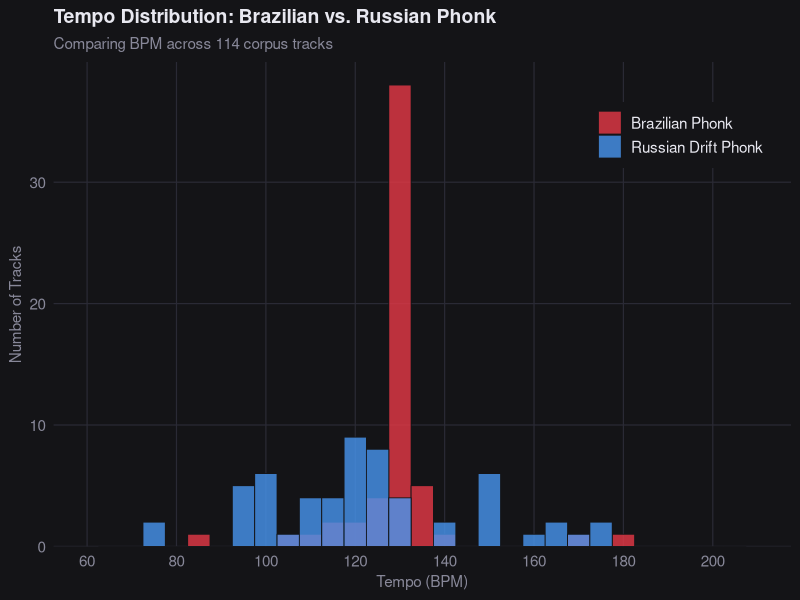
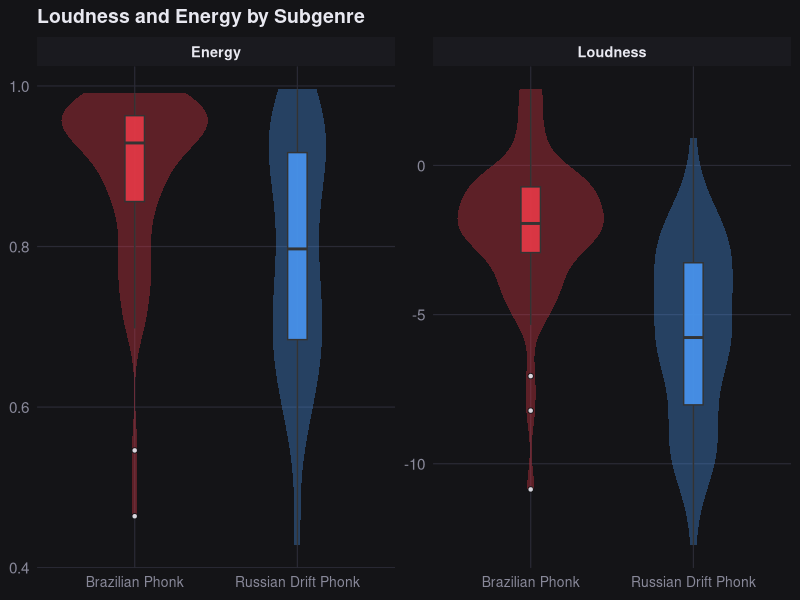

These figures' R source, in order:
## ---- chunk 1
#| include: false
library(ggplot2)
library(dplyr)
library(tidyr)

brazilian <- read.csv("Brazilian_Phonk_UvA.csv")
russian <- read.csv("Drift_Phonk_UvA.csv")
brazilian$Genre <- "Brazilian Phonk"
russian$Genre <- "Russian Drift Phonk"
corpus <- bind_rows(brazilian, russian)

phonk_colors <- c("Brazilian Phonk" = "#e63946", "Russian Drift Phonk" = "#4895ef")

phonk_theme <- theme_minimal(base_size = 13) +
  theme(
    plot.background = element_rect(fill = "#141417", color = NA),
    panel.background = element_rect(fill = "#141417", color = NA),
    panel.grid.major = element_line(color = "#2a2a35", linewidth = 0.4),
    panel.grid.minor = element_blank(),
    text = element_text(color = "#e8e8f0"),
    axis.text = element_text(color = "#888899", size = 11),
    axis.title = element_text(color = "#888899", size = 11),
    plot.title = element_text(color = "#e8e8f0", face = "bold", size = 14),
    plot.subtitle = element_text(color = "#888899", size = 11),
    legend.background = element_rect(fill = "#141417", color = NA),
    legend.key = element_rect(fill = "#141417", color = NA),
    legend.text = element_text(color = "#e8e8f0", size = 11),
    legend.title = element_blank(),
    strip.text = element_text(color = "#e8e8f0", face = "bold"),
    strip.background = element_rect(fill = "#1a1a1f", color = NA)
  )
## ---- chunk 2
#| echo: false
#| fig-height: 5
#| fig-width: 9

ggplot(corpus, aes(x = Tempo, fill = Genre)) +
  geom_histogram(
    binwidth = 5,
    position = "identity",
    alpha = 0.8,
    color = "#141417",
    linewidth = 0.3
  ) +
  scale_fill_manual(values = phonk_colors) +
  scale_x_continuous(breaks = seq(60, 210, by = 20), limits = c(60, 210)) +
  scale_y_continuous(expand = expansion(mult = c(0, 0.05))) +
  labs(
    title = "Tempo Distribution: Brazilian vs. Russian Phonk",
    subtitle = "Comparing BPM across 114 corpus tracks",
    x = "Tempo (BPM)",
    y = "Number of Tracks"
  ) +
  phonk_theme +
  theme(
    legend.position = c(0.85, 0.85),
    legend.direction = "vertical"
  )
## ---- chunk 3
#| echo: false
#| fig-height: 5
#| fig-width: 9

corpus |>
  select(Genre, Loudness, Energy) |>
  pivot_longer(cols = c(Loudness, Energy), names_to = "Feature", values_to = "Value") |>
  ggplot(aes(x = Genre, y = Value, fill = Genre)) +
  geom_violin(alpha = 0.35, color = NA) +
  geom_boxplot(width = 0.12, alpha = 0.9, outlier.shape = 21,
               outlier.fill = "#e8e8f0", outlier.color = "#141417",
               outlier.size = 1.5) +
  scale_fill_manual(values = phonk_colors) +
  facet_wrap(~Feature, scales = "free_y") +
  labs(
    title = "Loudness and Energy by Subgenre",
    x = NULL,
    y = NULL
  ) +
  phonk_theme +
  theme(
    legend.position = "none",
    axis.text.x = element_text(size = 10)
  )
